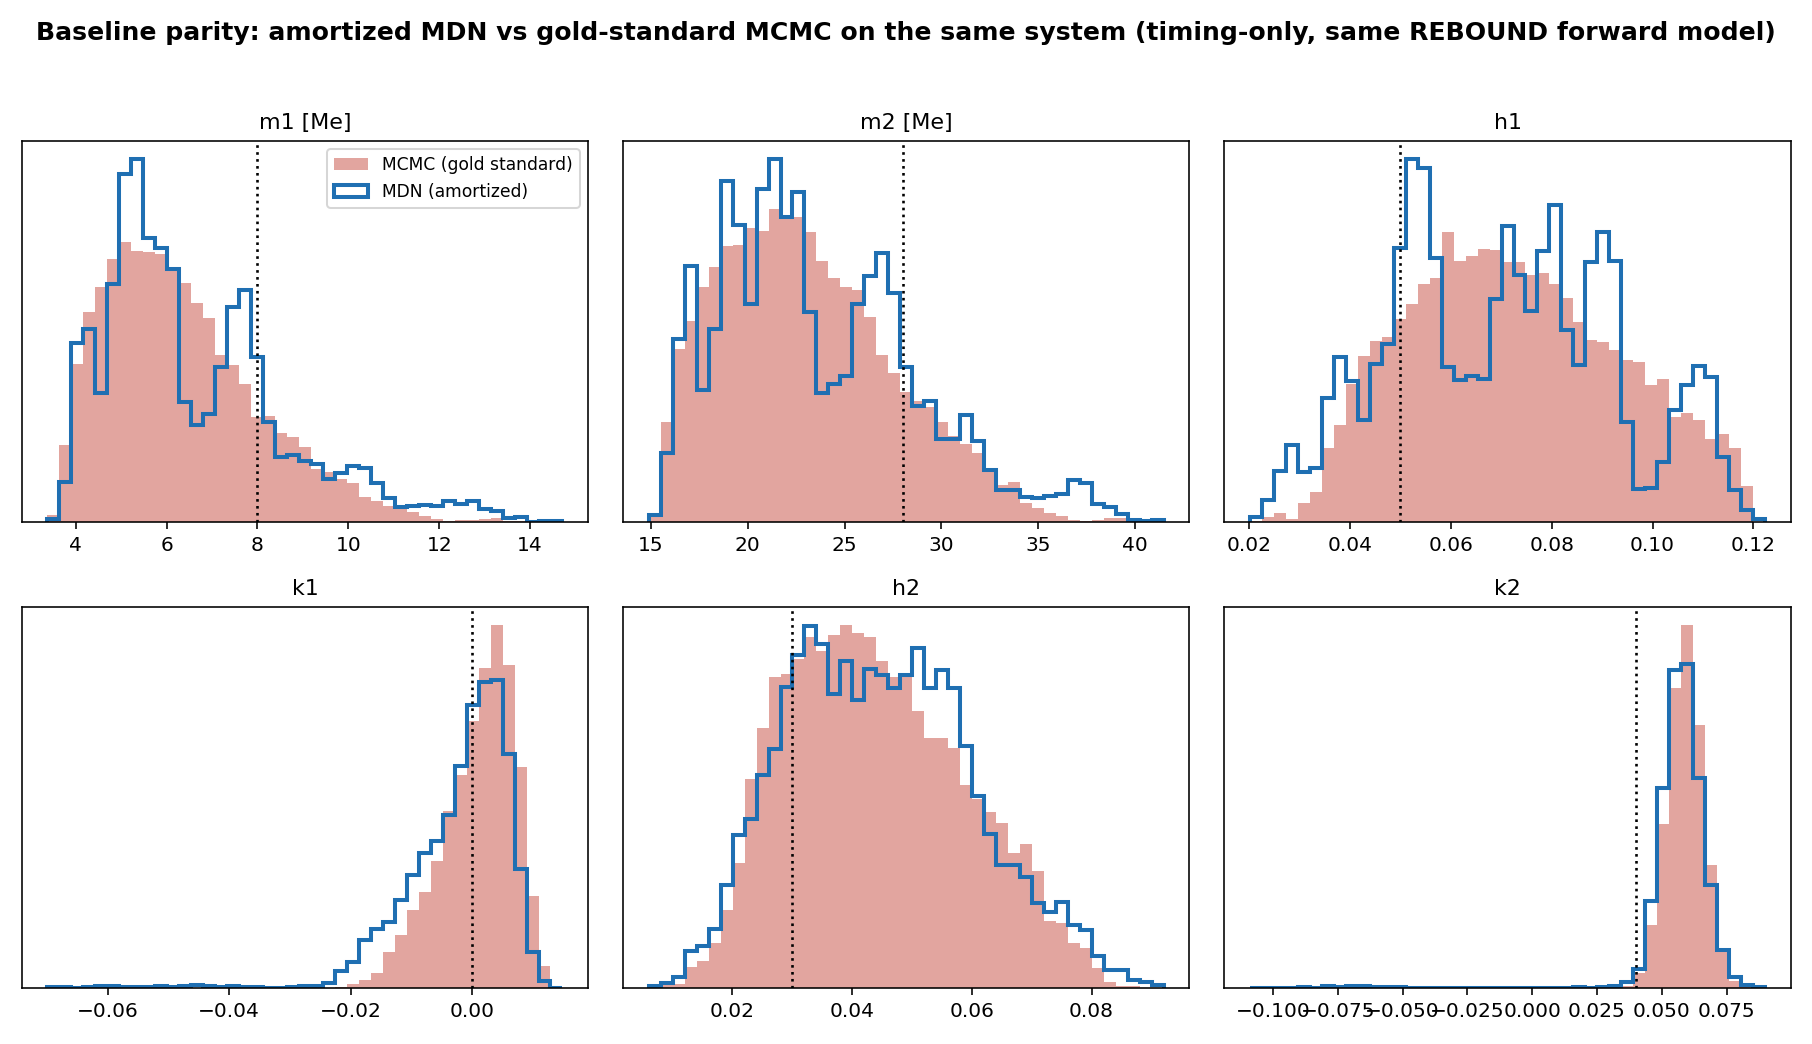

Here is the Python script that generated this plot:
"""
Baseline parity (the "gold-standard check" the roadmap calls for, and the honest form of
the jaxttv comparison).

Question: is our fast AMORTIZED posterior (one forward pass of the MDN) as tight and as
accurate as doing inference the proper Bayesian way, per-system MCMC over the SAME forward
model? This is exactly what an HMC code like jaxttv would give you, except we use our own
REBOUND forward model as the likelihood so the comparison is apples-to-apples (same physics,
same data, same noise, same priors) and not confounded by a different N-body engine.

Setup matches train.py / mdn.pt: timing-only 60-D O-C residuals, 0.5-min noise, fixed 2:1
ratio, priors from S.sample_prior. For one held-out system we:
  1. simulate its noisy transit-timing data,
  2. get the MDN posterior (amortized, milliseconds),
  3. get the MCMC posterior (emcee over the REBOUND likelihood, the gold standard),
  4. compare per-parameter mean/width and overlay the marginals.

If the amortized posterior matches the MCMC posterior (widths ~equal, both bracket truth),
the network has learned the true posterior, and buys a ~10^4x speed-up per system on top.
"""
import os
os.environ["OMP_NUM_THREADS"] = "1"      # each worker single-threaded; emcee handles parallelism
import time, json, numpy as np, torch
from multiprocessing import Pool
import emcee
import simulator as S
from model import MDN

S._MAXPROC = 1                            # avoid nested pools; emcee owns the parallelism
DEVICE = "cpu"                            # inference is one tiny forward pass
NOISE_MIN = 0.5
SEED = 20260922

# one system with real (mass-eccentricity) structure, fixed 2:1 like the trained model
THETA_TRUE = np.array([8.0, 28.0, 0.05, 0.00, 0.03, 0.04])   # m1,m2,h1,k1,h2,k2
NWALKERS, NSTEPS, NBURN = 64, 2500, 800

norm = np.load("norm.npz")
F_MEAN, F_STD = norm["f_mean"], norm["f_std"]
TH_MEAN, TH_STD = norm["th_mean"], norm["th_std"]

rng = np.random.default_rng(SEED)
_clean = S.simulate(THETA_TRUE)[0]
OBS = _clean + rng.normal(0, NOISE_MIN, _clean.shape)        # the fixed observed data


# ---------- amortized posterior (MDN) ----------
def mdn_posterior(n=8000):
    net = MDN(in_dim=S.FEATURE_DIM, theta_dim=S.THETA_DIM).to(DEVICE)
    net.load_state_dict(torch.load("mdn.pt", map_location=DEVICE)); net.eval()
    x = torch.tensor((OBS - F_MEAN) / F_STD, dtype=torch.float32).view(1, -1)
    with torch.no_grad():
        s = net.sample(x, n=n).cpu().numpy()[0]
    return s * TH_STD + TH_MEAN


# ---------- gold-standard posterior (emcee over the REBOUND likelihood) ----------
def log_prob(theta):
    m1, m2, h1, k1, h2, k2 = theta
    if not (S.M1_LO <= m1 <= S.M1_HI and S.M2_LO <= m2 <= S.M2_HI):
        return -np.inf
    if np.hypot(h1, k1) >= S.E1_MAX or np.hypot(h2, k2) >= S.E2_MAX:
        return -np.inf
    f = S.simulate(theta[None, :], noise_min=0.0)[0]         # deterministic forward model
    if np.isnan(f).any():
        return -np.inf
    return -0.5 * np.sum(((OBS - f) / NOISE_MIN) ** 2)        # Gaussian likelihood


def mcmc_posterior():
    p0 = THETA_TRUE + np.array([0.2, 0.5, 5e-3, 5e-3, 5e-3, 5e-3]) * np.random.default_rng(1).normal(
        size=(NWALKERS, S.THETA_DIM))
    # keep the initial ball inside the prior
    for i in range(NWALKERS):
        p0[i, 0] = np.clip(p0[i, 0], S.M1_LO + 1e-3, S.M1_HI - 1e-3)
        p0[i, 1] = np.clip(p0[i, 1], S.M2_LO + 1e-3, S.M2_HI - 1e-3)
    with Pool(8) as pool:
        sampler = emcee.EnsembleSampler(NWALKERS, S.THETA_DIM, log_prob, pool=pool)
        t0 = time.time()
        sampler.run_mcmc(p0, NSTEPS, progress=False)
        dt = time.time() - t0
    chain = sampler.get_chain(discard=NBURN, flat=True)
    try:
        tau = sampler.get_autocorr_time(tol=0)
        neff = int((NSTEPS - NBURN) * NWALKERS / np.nanmean(tau))
    except Exception:
        neff = -1
    accept = float(np.mean(sampler.acceptance_fraction))
    return chain, dt, neff, accept


def make_figure(mdn, mcmc):
    import matplotlib
    matplotlib.use("Agg")
    import matplotlib.pyplot as plt
    fig, axes = plt.subplots(2, 3, figsize=(12.5, 7.2))
    for d, ax in enumerate(axes.ravel()):
        lo = min(mdn[:, d].min(), mcmc[:, d].min())
        hi = max(mdn[:, d].max(), mcmc[:, d].max())
        bins = np.linspace(lo, hi, 44)
        ax.hist(mcmc[:, d], bins=bins, density=True, color="#c0392b", alpha=0.45,
                label="MCMC (gold standard)")
        ax.hist(mdn[:, d], bins=bins, density=True, histtype="step", color="#1f6fb2",
                lw=2.0, label="MDN (amortized)")
        ax.axvline(THETA_TRUE[d], color="k", ls=":", lw=1.3)
        ax.set_title(S.THETA_NAMES[d], fontsize=11)
        ax.set_yticks([])
        if d == 0:
            ax.legend(fontsize=8.5, loc="upper right")
    fig.suptitle("Baseline parity: amortized MDN vs gold-standard MCMC on the same system "
                 "(timing-only, same REBOUND forward model)", fontsize=12.5, fontweight="bold")
    fig.tight_layout(rect=[0, 0, 1, 0.96])
    fig.savefig("baseline_parity.png", dpi=145)
    print("  wrote baseline_parity.png")


def main():
    print("Gold-standard baseline parity (MCMC over our REBOUND likelihood vs the amortized MDN).")
    t0 = time.time(); mdn = mdn_posterior(); mdn_ms = (time.time() - t0) * 1000
    mcmc, mcmc_s, neff, accept = mcmc_posterior()
    print(f"  MDN inference {mdn_ms:.1f} ms  |  MCMC {mcmc_s:.0f} s "
          f"(accept {accept:.2f}, n_eff~{neff}), speed-up ~{mcmc_s*1000/mdn_ms:.0e}x\n")

    print(f"  {'param':>8} {'truth':>8} | {'MCMC mean':>10} {'MCMC std':>9} | "
          f"{'MDN mean':>10} {'MDN std':>9} | {'width MDN/MCMC':>14}")
    ratios = []
    for d in range(S.THETA_DIM):
        cm, cs = mcmc[:, d].mean(), mcmc[:, d].std()
        dm, ds = mdn[:, d].mean(), mdn[:, d].std()
        r = ds / (cs + 1e-12); ratios.append(r)
        print(f"  {S.THETA_NAMES[d]:>8} {THETA_TRUE[d]:>8.3f} | {cm:>10.3f} {cs:>9.3f} | "
              f"{dm:>10.3f} {ds:>9.3f} | {r:>14.2f}")
    print(f"\n  mean width ratio MDN/MCMC = {np.mean(ratios):.2f}  "
          f"(1.0 = amortized posterior matches the gold standard; <1 too tight, >1 too wide)")

    out = {"theta_true": THETA_TRUE.tolist(), "mcmc_seconds": round(mcmc_s, 1),
           "mdn_ms": round(mdn_ms, 1), "accept": round(accept, 3), "n_eff": neff,
           "per_param": {S.THETA_NAMES[d]: {
               "truth": float(THETA_TRUE[d]),
               "mcmc_mean": round(float(mcmc[:, d].mean()), 4), "mcmc_std": round(float(mcmc[:, d].std()), 4),
               "mdn_mean": round(float(mdn[:, d].mean()), 4), "mdn_std": round(float(mdn[:, d].std()), 4),
               "width_ratio": round(float(ratios[d]), 3)} for d in range(S.THETA_DIM)},
           "mean_width_ratio": round(float(np.mean(ratios)), 3)}
    json.dump(out, open("_baseline_parity.json", "w"), indent=2)
    print("  wrote _baseline_parity.json")
    make_figure(mdn, mcmc)


if __name__ == "__main__":
    main()
